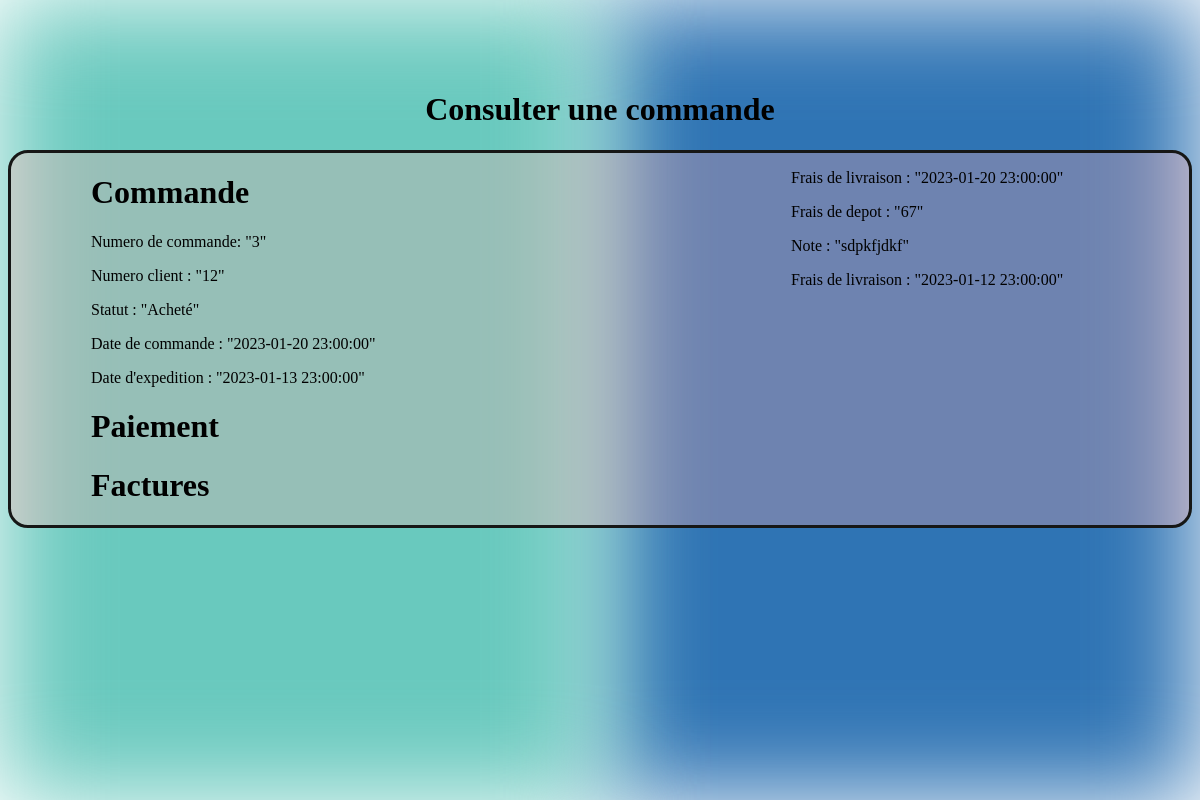
/index.php?action=consulter_commande&id_commande=3, run on an earlier commit of the app's database.
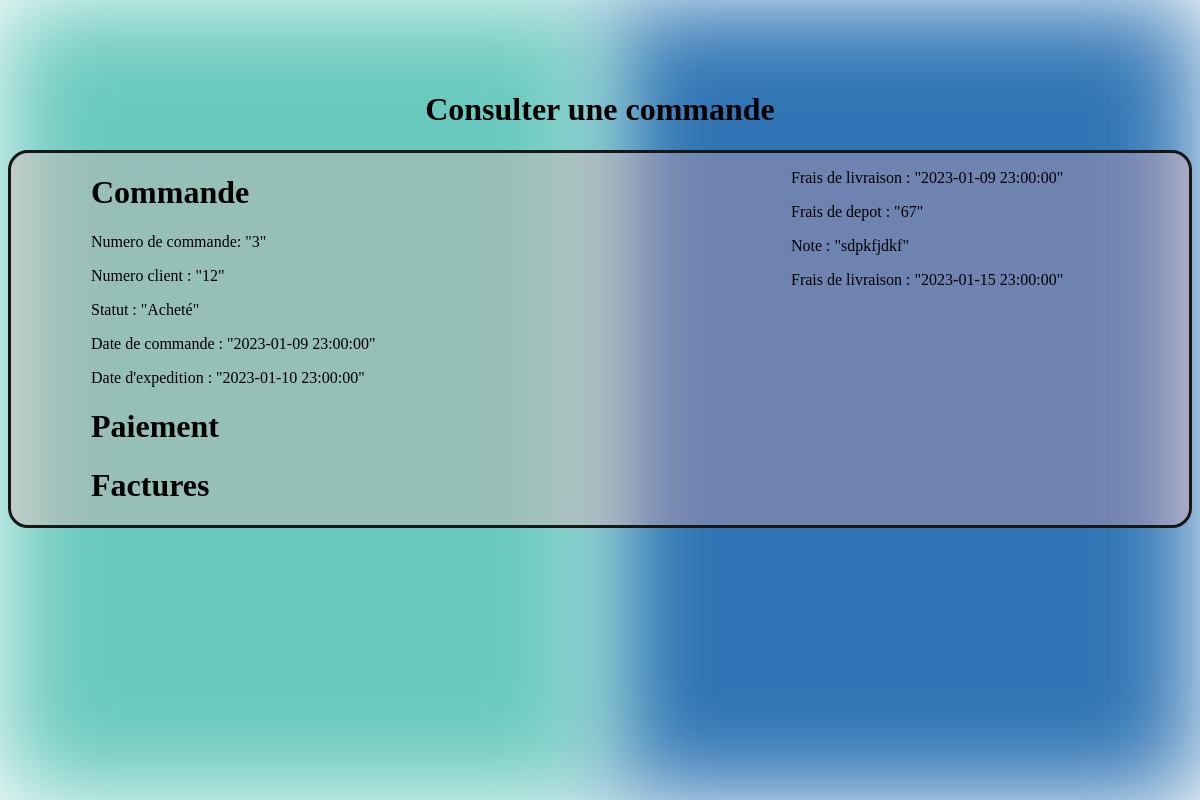
And on a later commit of the database.
### tables this page shows
CREATE TABLE IF NOT EXISTS `commande` (
  `id_commande` int(11) NOT NULL AUTO_INCREMENT,
  `date_commande` timestamp NOT NULL DEFAULT CURRENT_TIMESTAMP,
  `total` float NOT NULL,
  `date_livraison` timestamp NOT NULL,
  `frais_depot` float NOT NULL,
  `restant_a_payer` float NOT NULL,
  `frais_livraison` float NOT NULL,
  `statut` enum('Acheté','Fini','Livré','Arrivé','Expédié','Emballé','Déja acheté') NOT NULL,
  `date_expedition` timestamp NOT NULL,
  `note` varchar(255) DEFAULT NULL,
  `id_client` int(11) NOT NULL,
  PRIMARY KEY (`id_commande`)
);

### src/controllers/commande/consulter_commande.php (called while the page is built, shortened)
<?php
require_once('src/lib/database.php');
require_once('src/model/commande.php');
class ConsulterCommande
{
    public function execute(int $id_commande)
    {
        $connection = new DatabaseConnection();
        $commandeRepository = new CommandeRepository;
        $commandeRepository->connection = $connection;
        $commande = $commandeRepository->getCommandById($id_commande);
        require('templates/commande/consulter_commande.php');
    }
}

### src/lib/database.php (called while the page is built)
<?php
class DatabaseConnection
{
    public ?\PDO $database = null;
    public function getConnection(): \PDO
    {
        if ($this->database === null) {
            $this->database = new \PDO('mysql:host=localhost;dbname=conciergerie;charset=utf8', 'root', '');
        }
        return $this->database;
    }
}

### src/model/commande.php (called while the page is built, shortened)
<?php
require_once('src/lib/database.php');
class CommandeRepository
{
    public DatabaseConnection $connection;
    public function getCommandById(int $id_commande): Commande
    {
        $statement = $this->connection->getConnection()->prepare(
            "SELECT * FROM commande WHERE id_commande = ?"
        );
        $statement->execute([$id_commande]);
        $row = $statement->fetch();
        $commande = new Commande();
        $commande->id_commande = $row['id_commande'];
        $commande->date_commande = $row['date_commande'];
        $commande->total = $row['total'];
        $commande->date_livraison = $row['date_livraison'];
        $commande->frais_depot = $row['frais_depot'];
        $commande->restant_a_payer = $row['restant_a_payer'];
        $commande->frais_livraison = $row['frais_livraison'];
        $commande->statut = $row['statut'];
        $commande->date_expedition = $row['date_expedition'];
        $commande->note = $row['note'];
        $commande->id_client = $row['id_client'];
        return $commande;
    }
}

### templates/commande/consulter_commande.php (the view, shortened to what this page needs)
<?php require('./templates/autres/background.php') ?>
<h1 class="title">Consulter une commande</h1>
<div class="ligne" style="display: flex;">
    <div class="infoLeft">
        <h1>Commande </h1>
        <p>Numero de commande: "<?= $commande->id_commande ?>" </p>
        <p> Numero client : "<?= $commande->id_client ?>" </p>
        <p>Statut : "<?= $commande->statut ?>"</p>
        <p>Date de commande : "<?= $commande->date_commande ?>"</p>
        <p>Date d'expedition : "<?= $commande->date_expedition ?>"</p>
        <h1>Paiement</h1>
        <div>
            <h1>Factures</h1>
        </div>
    </div>
    <div class="rightInfo" >
        <p>Frais de livraison : "<?= $commande->date_commande ?>"</p>
        <p>Frais de depot : "<?= $commande->frais_depot ?>"</p>
        <p>Note : "<?= $commande->note ?>"</p>
        <p>Frais de livraison : "<?= $commande->date_livraison ?>"</p>
    </div>
</div>
<?php require('./templates/autres/layout.php') ?>

What changed in the data, as far as the page shows it:
changed commande "Acheté": date_commande "2023-01-20 23:00:00" → "2023-01-09 23:00:00"; date_expedition "2023-01-13 23:00:00" → "2023-01-10 23:00:00"; date_livraison "2023-01-12 23:00:00" → "2023-01-15 23:00:00"
